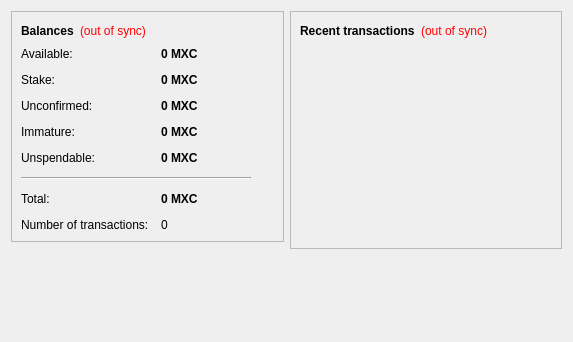
<?xml version="1.0" encoding="UTF-8"?>
<ui version="4.0">
 <class>OverviewPage</class>
 <widget class="QWidget" name="OverviewPage">
  <property name="geometry">
   <rect>
    <x>0</x>
    <y>0</y>
    <width>573</width>
    <height>342</height>
   </rect>
  </property>
  <property name="windowTitle">
   <string>Form</string>
  </property>
  <layout class="QHBoxLayout" name="horizontalLayout" stretch="1,1">
   <item>
    <layout class="QVBoxLayout" name="verticalLayout_2">
     <item>
      <widget class="QFrame" name="frame">
       <property name="frameShape">
        <enum>QFrame::StyledPanel</enum>
       </property>
       <property name="frameShadow">
        <enum>QFrame::Raised</enum>
       </property>
       <layout class="QVBoxLayout" name="verticalLayout_4">
        <item>
         <layout class="QHBoxLayout" name="horizontalLayout_4">
          <item>
           <widget class="QLabel" name="label_5">
            <property name="font">
             <font>
              <weight>75</weight>
              <bold>true</bold>
             </font>
            </property>
            <property name="text">
             <string>Balances</string>
            </property>
           </widget>
          </item>
          <item>
           <widget class="QLabel" name="labelWalletStatus">
            <property name="toolTip">
             <string>The displayed information may be out of date. Your wallet automatically synchronizes with the MatrixCoin network after a connection is established, but this process has not completed yet.</string>
            </property>
            <property name="styleSheet">
             <string notr="true">QLabel { color: red; }</string>
            </property>
            <property name="text">
             <string notr="true">(out of sync)</string>
            </property>
            <property name="alignment">
             <set>Qt::AlignLeading|Qt::AlignLeft|Qt::AlignVCenter</set>
            </property>
           </widget>
          </item>
          <item>
           <spacer name="horizontalSpacer_2">
            <property name="orientation">
             <enum>Qt::Horizontal</enum>
            </property>
            <property name="sizeHint" stdset="0">
             <size>
              <width>40</width>
              <height>20</height>
             </size>
            </property>
           </spacer>
          </item>
         </layout>
        </item>
        <item>
         <layout class="QFormLayout" name="formLayout_2">
          <property name="fieldGrowthPolicy">
           <enum>QFormLayout::AllNonFixedFieldsGrow</enum>
          </property>
          <property name="horizontalSpacing">
           <number>12</number>
          </property>
          <property name="verticalSpacing">
           <number>12</number>
          </property>
          <item row="0" column="0">
           <widget class="QLabel" name="labelAvailableText">
            <property name="toolTip">
             <string>Your current available balance</string>
            </property>
            <property name="text">
             <string>Available:</string>
            </property>
           </widget>
          </item>
          <item row="0" column="1">
           <widget class="QLabel" name="labelAvailable">
            <property name="font">
             <font>
              <weight>75</weight>
              <bold>true</bold>
             </font>
            </property>
            <property name="cursor">
             <cursorShape>IBeamCursor</cursorShape>
            </property>
            <property name="toolTip">
             <string>Your current available balance</string>
            </property>
            <property name="text">
             <string notr="true">0 MXC</string>
            </property>
            <property name="alignment">
             <set>Qt::AlignLeading|Qt::AlignLeft|Qt::AlignVCenter</set>
            </property>
            <property name="textInteractionFlags">
             <set>Qt::LinksAccessibleByMouse|Qt::TextSelectableByKeyboard|Qt::TextSelectableByMouse</set>
            </property>
           </widget>
          </item>
          <item row="1" column="0">
           <widget class="QLabel" name="label_6">
            <property name="toolTip">
             <string>Total of coins that was staked, and do not yet count toward the current balance</string>
            </property>
            <property name="text">
             <string>Stake:</string>
            </property>
           </widget>
          </item>
          <item row="1" column="1">
           <widget class="QLabel" name="labelStake">
            <property name="font">
             <font>
              <weight>75</weight>
              <bold>true</bold>
             </font>
            </property>
            <property name="cursor">
             <cursorShape>IBeamCursor</cursorShape>
            </property>
            <property name="toolTip">
             <string>Total of coins that was staked, and do not yet count toward the current balance</string>
            </property>
            <property name="text">
             <string notr="true">0 MXC</string>
            </property>
            <property name="alignment">
             <set>Qt::AlignLeading|Qt::AlignLeft|Qt::AlignVCenter</set>
            </property>
            <property name="textInteractionFlags">
             <set>Qt::LinksAccessibleByMouse|Qt::TextSelectableByKeyboard|Qt::TextSelectableByMouse</set>
            </property>
           </widget>
          </item>
          <item row="2" column="0">
           <widget class="QLabel" name="label_3">
            <property name="toolTip">
             <string>Total of transactions that have yet to be confirmed, and do not yet count toward the current balance</string>
            </property>
            <property name="text">
             <string>Unconfirmed:</string>
            </property>
           </widget>
          </item>
          <item row="2" column="1">
           <widget class="QLabel" name="labelUnconfirmed">
            <property name="font">
             <font>
              <weight>75</weight>
              <bold>true</bold>
             </font>
            </property>
            <property name="cursor">
             <cursorShape>IBeamCursor</cursorShape>
            </property>
            <property name="toolTip">
             <string>Total of transactions that have yet to be confirmed, and do not yet count toward the current balance</string>
            </property>
            <property name="text">
             <string notr="true">0 MXC</string>
            </property>
            <property name="alignment">
             <set>Qt::AlignLeading|Qt::AlignLeft|Qt::AlignVCenter</set>
            </property>
            <property name="textInteractionFlags">
             <set>Qt::LinksAccessibleByMouse|Qt::TextSelectableByKeyboard|Qt::TextSelectableByMouse</set>
            </property>
           </widget>
          </item>
          <item row="3" column="0">
           <widget class="QLabel" name="labelImmatureText">
            <property name="toolTip">
             <string>Mined balance that has not yet matured</string>
            </property>
            <property name="text">
             <string>Immature:</string>
            </property>
           </widget>
          </item>
          <item row="3" column="1">
           <widget class="QLabel" name="labelImmature">
            <property name="font">
             <font>
              <weight>75</weight>
              <bold>true</bold>
             </font>
            </property>
            <property name="toolTip">
             <string>Mined balance that has not yet matured</string>
            </property>
            <property name="text">
             <string notr="true">0 MXC</string>
            </property>
            <property name="alignment">
             <set>Qt::AlignLeading|Qt::AlignLeft|Qt::AlignVCenter</set>
            </property>
            <property name="textInteractionFlags">
             <set>Qt::LinksAccessibleByMouse|Qt::TextSelectableByKeyboard|Qt::TextSelectableByMouse</set>
            </property>
           </widget>
          </item>
          <item row="4" column="0">
           <widget class="QLabel" name="labelBalanceWatchOnlyText">
            <property name="toolTip">
             <string>Your unspendable balance</string>
            </property>
            <property name="text">
             <string>Unspendable:</string>
            </property>
           </widget>
          </item>
          <item row="4" column="1">
           <widget class="QLabel" name="labelBalanceWatchOnly">
            <property name="font">
             <font>
              <weight>75</weight>
              <bold>true</bold>
             </font>
            </property>
            <property name="cursor">
             <cursorShape>IBeamCursor</cursorShape>
            </property>
            <property name="toolTip">
             <string>Your unspendable balance</string>
            </property>
            <property name="text">
             <string notr="true">0 MXC</string>
            </property>
            <property name="alignment">
             <set>Qt::AlignLeading|Qt::AlignLeft|Qt::AlignVCenter</set>
            </property>
            <property name="textInteractionFlags">
             <set>Qt::LinksAccessibleByMouse|Qt::TextSelectableByKeyboard|Qt::TextSelectableByMouse</set>
            </property>
           </widget>
          </item>
          <item row="5" column="0" colspan="2">
           <widget class="Line" name="line">
            <property name="maximumSize">
             <size>
              <width>230</width>
              <height>16777215</height>
             </size>
            </property>
            <property name="orientation">
             <enum>Qt::Horizontal</enum>
            </property>
           </widget>
          </item>
          <item row="6" column="0">
           <widget class="QLabel" name="labelTotalText">
            <property name="toolTip">
             <string>Your current total balance</string>
            </property>
            <property name="text">
             <string>Total:</string>
            </property>
           </widget>
          </item>
          <item row="6" column="1">
           <widget class="QLabel" name="labelTotal">
            <property name="font">
             <font>
              <weight>75</weight>
              <bold>true</bold>
             </font>
            </property>
            <property name="toolTip">
             <string>Your current total balance</string>
            </property>
            <property name="text">
             <string notr="true">0 MXC</string>
            </property>
            <property name="alignment">
             <set>Qt::AlignLeading|Qt::AlignLeft|Qt::AlignVCenter</set>
            </property>
            <property name="textInteractionFlags">
             <set>Qt::LinksAccessibleByMouse|Qt::TextSelectableByKeyboard|Qt::TextSelectableByMouse</set>
            </property>
           </widget>
          </item>
          <item row="7" column="0">
           <widget class="QLabel" name="label_2">
            <property name="toolTip">
             <string>Total number of transactions in wallet</string>
            </property>
            <property name="text">
             <string>Number of transactions:</string>
            </property>
           </widget>
          </item>
          <item row="7" column="1">
           <widget class="QLabel" name="labelNumTransactions">
            <property name="toolTip">
             <string>Total number of transactions in wallet</string>
            </property>
            <property name="text">
             <string notr="true">0</string>
            </property>
           </widget>
          </item>
         </layout>
        </item>
       </layout>
      </widget>
     </item>
     <item>
      <spacer name="verticalSpacer">
       <property name="orientation">
        <enum>Qt::Vertical</enum>
       </property>
       <property name="sizeHint" stdset="0">
        <size>
         <width>20</width>
         <height>40</height>
        </size>
       </property>
      </spacer>
     </item>
    </layout>
   </item>
   <item>
    <layout class="QVBoxLayout" name="verticalLayout_3">
     <item>
      <widget class="QFrame" name="frame_2">
       <property name="frameShape">
        <enum>QFrame::StyledPanel</enum>
       </property>
       <property name="frameShadow">
        <enum>QFrame::Raised</enum>
       </property>
       <layout class="QVBoxLayout" name="verticalLayout">
        <item>
         <layout class="QHBoxLayout" name="horizontalLayout_2">
          <item>
           <widget class="QLabel" name="label_4">
            <property name="text">
             <string>&lt;b&gt;Recent transactions&lt;/b&gt;</string>
            </property>
           </widget>
          </item>
          <item>
           <widget class="QLabel" name="labelTransactionsStatus">
            <property name="toolTip">
             <string>The displayed information may be out of date. Your wallet automatically synchronizes with the MatrixCoin network after a connection is established, but this process has not completed yet.</string>
            </property>
            <property name="styleSheet">
             <string notr="true">QLabel { color: red; }</string>
            </property>
            <property name="text">
             <string notr="true">(out of sync)</string>
            </property>
            <property name="alignment">
             <set>Qt::AlignRight|Qt::AlignTrailing|Qt::AlignVCenter</set>
            </property>
           </widget>
          </item>
          <item>
           <spacer name="horizontalSpacer">
            <property name="orientation">
             <enum>Qt::Horizontal</enum>
            </property>
            <property name="sizeHint" stdset="0">
             <size>
              <width>40</width>
              <height>20</height>
             </size>
            </property>
           </spacer>
          </item>
         </layout>
        </item>
        <item>
         <widget class="QListView" name="listTransactions">
          <property name="styleSheet">
           <string notr="true">QListView { background: transparent; }</string>
          </property>
          <property name="frameShape">
           <enum>QFrame::NoFrame</enum>
          </property>
          <property name="verticalScrollBarPolicy">
           <enum>Qt::ScrollBarAlwaysOff</enum>
          </property>
          <property name="horizontalScrollBarPolicy">
           <enum>Qt::ScrollBarAlwaysOff</enum>
          </property>
          <property name="selectionMode">
           <enum>QAbstractItemView::NoSelection</enum>
          </property>
         </widget>
        </item>
       </layout>
      </widget>
     </item>
     <item>
      <spacer name="verticalSpacer_2">
       <property name="orientation">
        <enum>Qt::Vertical</enum>
       </property>
       <property name="sizeHint" stdset="0">
        <size>
         <width>20</width>
         <height>40</height>
        </size>
       </property>
      </spacer>
     </item>
    </layout>
   </item>
  </layout>
 </widget>
 <resources/>
 <connections/>
</ui>
